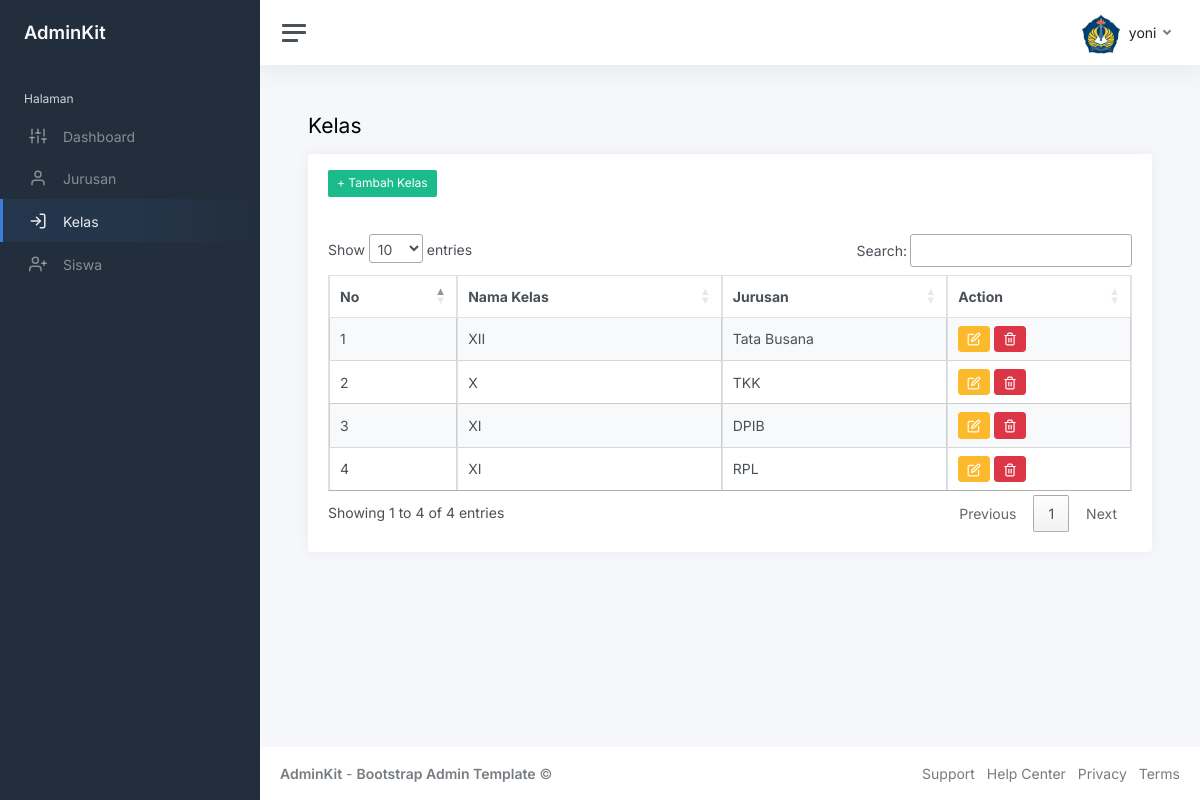
Screenshot of /index.php?page=kelas (signed in) with the database file from the repository.
### tables this page shows
CREATE TABLE `kelas` (
  `id_kelas` int(11) NOT NULL,
  `nama_kelas` varchar(10) NOT NULL,
  `id_jurusan` int(11) NOT NULL
);

CREATE TABLE `jurusan` (
  `id_jurusan` int(11) NOT NULL,
  `nama_jurusan` varchar(50) NOT NULL
);

### kelas.php (the view, shortened to what this page needs)
<h1 class="h3 mb-3"> Kelas</h1>
                    <div class="row">
                        <div class="col-12">
                            <div class="card flex-fill">
                                <div class="card-header">
                                    <a href="?page=tambah-kelas" class="btn btn-success btn-sm">+ Tambah Kelas</a>
                                </div>
                                <div class="card-body">
                                    <table class="table table-bordered table-striped table-hover cell-border" id="kelas">
                                        <thead>
                                            <tr>
                                                <th>No</th>
                                                <th>Nama Kelas</th>
                                                <th>Jurusan</th>
                                                <th>Action</th>
                                            </tr>
                                        </thead>
                                        <tbody>
                                           <?php
                                           $no = 1;
                                           $query = mysqli_query($koneksi, "SELECT * FROM kelas INNER JOIN jurusan ON kelas.id_jurusan=jurusan.id_jurusan");
                                           while ($data = mysqli_fetch_array($query)) {
                                            ?>
                                             <tr>
                                                <td><?php echo $no++ ?></td>
                                                <td><?php echo $data['nama_kelas'] ?></td>
                                                <td><?php echo $data['nama_jurusan'] ?></td>
                                                <td>
                                                    <a href="?page=ubah-kelas&id=<?php echo $data['id_kelas'] ?>" class="btn btn-warning btn-sm rounded"><i
                                                            data data-feather="edit"></i></a>
                                                    <a href="?page=hapus-kelas&id=<?php echo $data['id_kelas'] ?>" onclick="return confirm('Yakin Hapus?')" class="btn btn-danger btn-sm rounded"><i
                                                            data-feather="trash-2"></i></a>
                                                </td>
                                            </tr>
                                            <?php
                                           }
                                           ?>
                                        </tbody>
                                    </table>
                                </div>
                            </div>
                        </div>
                    </div>

### rows the page displays
kelas: nama_kelas "XII", id_jurusan.nama_jurusan "Tata Busana"
kelas: nama_kelas "X", id_jurusan.nama_jurusan "TKK"
kelas: nama_kelas "XI", id_jurusan.nama_jurusan "DPIB"
kelas: nama_kelas "XI", id_jurusan.nama_jurusan "RPL"

### other values shown
$_SESSION['user']['nama'] "yoni"
